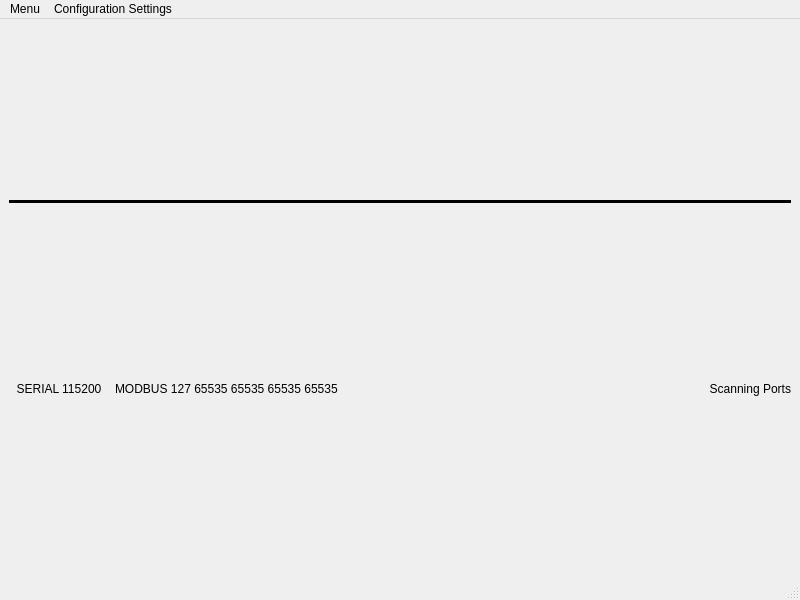
<?xml version="1.0" encoding="UTF-8"?>
<ui version="4.0">
 <class>OVEN_Heater</class>
 <widget class="QMainWindow" name="OVEN_Heater">
  <property name="geometry">
   <rect>
    <x>0</x>
    <y>0</y>
    <width>800</width>
    <height>600</height>
   </rect>
  </property>
  <property name="windowTitle">
   <string>OVEN_Heater</string>
  </property>
  <widget class="QWidget" name="centralwidget">
   <layout class="QGridLayout" name="gridLayout">
    <item row="0" column="0">
     <layout class="QVBoxLayout" name="verticalLayout"/>
    </item>
    <item row="1" column="0">
     <widget class="Line" name="line">
      <property name="frameShadow">
       <enum>QFrame::Plain</enum>
      </property>
      <property name="lineWidth">
       <number>3</number>
      </property>
      <property name="orientation">
       <enum>Qt::Horizontal</enum>
      </property>
     </widget>
    </item>
    <item row="3" column="0">
     <layout class="QHBoxLayout" name="horizontalLayout">
      <item>
       <widget class="QLabel" name="label_serialparams">
        <property name="minimumSize">
         <size>
          <width>100</width>
          <height>15</height>
         </size>
        </property>
        <property name="maximumSize">
         <size>
          <width>100</width>
          <height>15</height>
         </size>
        </property>
        <property name="text">
         <string>SERIAL 115200</string>
        </property>
        <property name="alignment">
         <set>Qt::AlignCenter</set>
        </property>
       </widget>
      </item>
      <item>
       <widget class="QLabel" name="label_modbusparams">
        <property name="minimumSize">
         <size>
          <width>250</width>
          <height>15</height>
         </size>
        </property>
        <property name="maximumSize">
         <size>
          <width>250</width>
          <height>15</height>
         </size>
        </property>
        <property name="text">
         <string>MODBUS 127 65535 65535 65535 65535</string>
        </property>
       </widget>
      </item>
      <item>
       <widget class="QLabel" name="label_activeport">
        <property name="minimumSize">
         <size>
          <width>0</width>
          <height>15</height>
         </size>
        </property>
        <property name="maximumSize">
         <size>
          <width>16777215</width>
          <height>15</height>
         </size>
        </property>
        <property name="text">
         <string>Scanning Ports</string>
        </property>
        <property name="alignment">
         <set>Qt::AlignRight|Qt::AlignTrailing|Qt::AlignVCenter</set>
        </property>
       </widget>
      </item>
     </layout>
    </item>
   </layout>
  </widget>
  <widget class="QMenuBar" name="menubar">
   <property name="geometry">
    <rect>
     <x>0</x>
     <y>0</y>
     <width>800</width>
     <height>20</height>
    </rect>
   </property>
   <widget class="QMenu" name="menuSerial_Setup">
    <property name="title">
     <string>Configuration Settings</string>
    </property>
    <addaction name="action_serial_settings"/>
    <addaction name="action_modbus_settings"/>
   </widget>
   <widget class="QMenu" name="menuMenu">
    <property name="title">
     <string>Menu</string>
    </property>
    <addaction name="action_save_experiment"/>
    <addaction name="action_save_experiment_as"/>
    <addaction name="action_load_experiment"/>
    <addaction name="separator"/>
    <addaction name="action_fast_heating"/>
    <addaction name="action_profile_heating"/>
   </widget>
   <addaction name="menuMenu"/>
   <addaction name="menuSerial_Setup"/>
  </widget>
  <widget class="QStatusBar" name="statusbar"/>
  <action name="action_load_experiment">
   <property name="text">
    <string>Load Experiment</string>
   </property>
  </action>
  <action name="action_fast_heating">
   <property name="checkable">
    <bool>true</bool>
   </property>
   <property name="checked">
    <bool>true</bool>
   </property>
   <property name="text">
    <string>Fast Heating</string>
   </property>
   <property name="priority">
    <enum>QAction::NormalPriority</enum>
   </property>
  </action>
  <action name="action_profile_heating">
   <property name="checkable">
    <bool>true</bool>
   </property>
   <property name="checked">
    <bool>false</bool>
   </property>
   <property name="text">
    <string>Profile Heating</string>
   </property>
   <property name="priority">
    <enum>QAction::NormalPriority</enum>
   </property>
  </action>
  <action name="action_serial_settings">
   <property name="text">
    <string>Serial Settings</string>
   </property>
  </action>
  <action name="action_modbus_settings">
   <property name="text">
    <string>MODBUS Settings</string>
   </property>
  </action>
  <action name="action_save_experiment">
   <property name="text">
    <string>Save Experiment</string>
   </property>
  </action>
  <action name="action_save_experiment_as">
   <property name="text">
    <string>Save Experiment As</string>
   </property>
  </action>
 </widget>
 <resources/>
 <connections/>
</ui>
